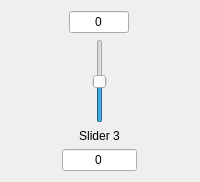
        <widget class="QWidget" name="wgt_sld_3" native="true">
         <property name="sizePolicy">
          <sizepolicy hsizetype="Minimum" vsizetype="Preferred">
           <horstretch>0</horstretch>
           <verstretch>0</verstretch>
          </sizepolicy>
         </property>
         <layout class="QGridLayout" name="gridLayout_4">
          <property name="sizeConstraint">
           <enum>QLayout::SetMinimumSize</enum>
          </property>
          <item row="1" column="0">
           <layout class="QVBoxLayout" name="verticalLayout_3">
            <item alignment="Qt::AlignHCenter">
             <widget class="QSlider" name="slider3">
              <property name="minimum">
               <number>-30</number>
              </property>
              <property name="maximum">
               <number>30</number>
              </property>
              <property name="singleStep">
               <number>1</number>
              </property>
              <property name="value">
               <number>0</number>
              </property>
              <property name="orientation">
               <enum>Qt::Vertical</enum>
              </property>
             </widget>
            </item>
            <item>
             <widget class="QLabel" name="label_slider3">
              <property name="sizePolicy">
               <sizepolicy hsizetype="Minimum" vsizetype="Preferred">
                <horstretch>0</horstretch>
                <verstretch>0</verstretch>
               </sizepolicy>
              </property>
              <property name="text">
               <string>Slider 3</string>
              </property>
              <property name="alignment">
               <set>Qt::AlignCenter</set>
              </property>
             </widget>
            </item>
           </layout>
          </item>
          <item row="2" column="0">
           <widget class="QLineEdit" name="lnEdit_freq_slider_3">
            <property name="sizePolicy">
             <sizepolicy hsizetype="Minimum" vsizetype="Fixed">
              <horstretch>0</horstretch>
              <verstretch>0</verstretch>
             </sizepolicy>
            </property>
            <property name="minimumSize">
             <size>
              <width>75</width>
              <height>0</height>
             </size>
            </property>
            <property name="maximumSize">
             <size>
              <width>60</width>
              <height>16777215</height>
             </size>
            </property>
            <property name="inputMask">
             <string/>
            </property>
            <property name="text">
             <string>0</string>
            </property>
            <property name="alignment">
             <set>Qt::AlignCenter</set>
            </property>
            <property name="readOnly">
             <bool>true</bool>
            </property>
           </widget>
          </item>
          <item row="0" column="0" alignment="Qt::AlignHCenter">
           <widget class="QLineEdit" name="lnEdit_gain_slider_3">
            <property name="sizePolicy">
             <sizepolicy hsizetype="Minimum" vsizetype="Fixed">
              <horstretch>0</horstretch>
              <verstretch>0</verstretch>
             </sizepolicy>
            </property>
            <property name="minimumSize">
             <size>
              <width>50</width>
              <height>0</height>
             </size>
            </property>
            <property name="maximumSize">
             <size>
              <width>60</width>
              <height>16777215</height>
             </size>
            </property>
            <property name="text">
             <string>0</string>
            </property>
            <property name="alignment">
             <set>Qt::AlignCenter</set>
            </property>
            <property name="readOnly">
             <bool>true</bool>
            </property>
           </widget>
          </item>
         </layout>
        </widget>
